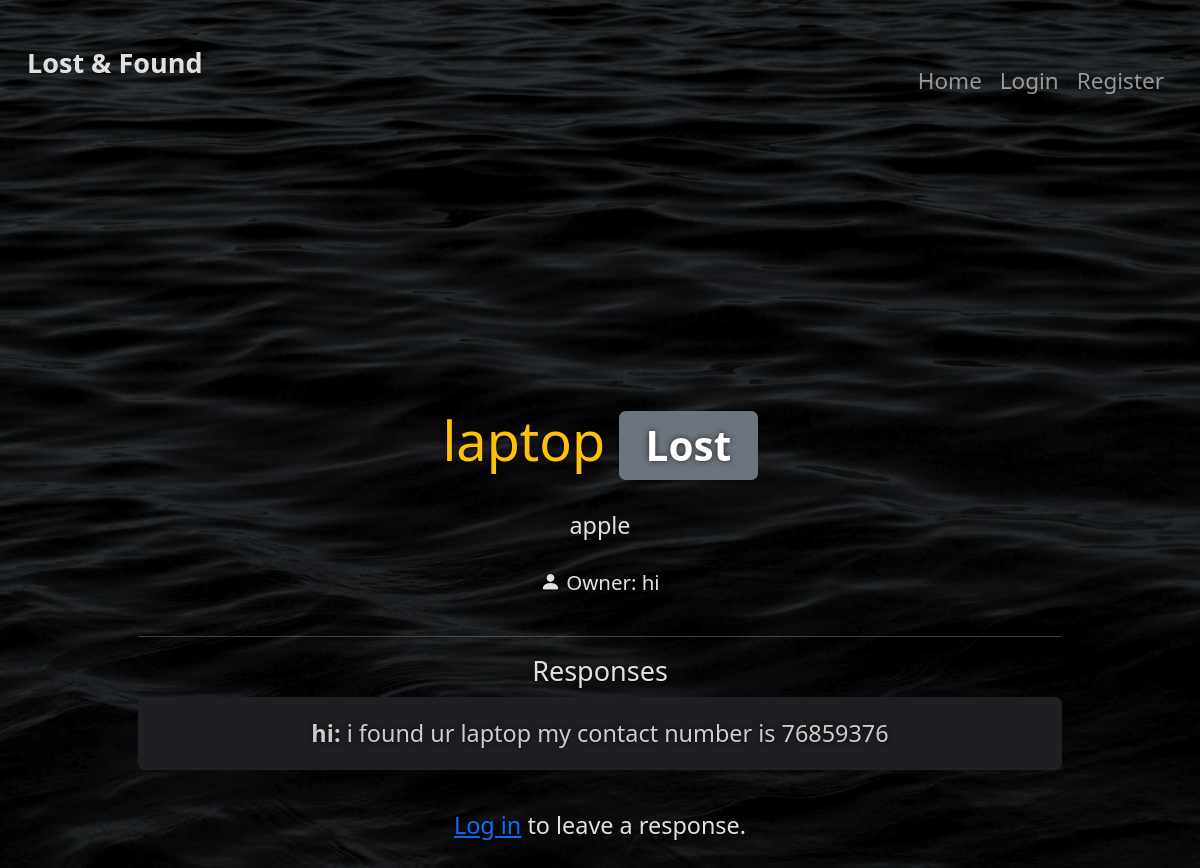
Screenshot of /item/6 with the database file from the repository.
### tables this page shows
CREATE TABLE items (
    id INTEGER PRIMARY KEY AUTOINCREMENT,
    title TEXT NOT NULL,
    description TEXT,
    image TEXT,
    status TEXT CHECK( status IN ('lost', 'found') ) NOT NULL,
    user_id INTEGER,
    created_at DATETIME DEFAULT CURRENT_TIMESTAMP,
    FOREIGN KEY(user_id) REFERENCES users(id)
);

CREATE TABLE users (
    id INTEGER PRIMARY KEY AUTOINCREMENT,
    username TEXT UNIQUE NOT NULL,
    password TEXT NOT NULL,
    email TEXT UNIQUE NOT NULL
);

CREATE TABLE responses (
    id INTEGER PRIMARY KEY AUTOINCREMENT,
    item_id INTEGER,
    user_id INTEGER,
    message TEXT,
    created_at DATETIME DEFAULT CURRENT_TIMESTAMP,
    FOREIGN KEY(item_id) REFERENCES items(id),
    FOREIGN KEY(user_id) REFERENCES users(id)
);

### app.py (the view, shortened to what this page needs)
@app.route('/item/<int:item_id>', methods=['GET', 'POST'])
def item_detail(item_id):
    db = get_db()
    item = db.execute('SELECT items.*, users.username FROM items JOIN users ON items.user_id = users.id WHERE items.id = ?', (item_id,)).fetchone()
    responses = db.execute('SELECT r.*, u.username FROM responses r JOIN users u ON r.user_id = u.id WHERE r.item_id = ?', (item_id,)).fetchall()
    return render_template('item_detail.html', item=item, responses=responses)

### app.py (called while the page is built)
@app.context_processor
def inject_now():
    return {'now': datetime.utcnow}

def get_db():
    conn = sqlite3.connect(DATABASE)
    conn.row_factory = sqlite3.Row
    return conn

### templates/item_detail.html
{% extends "base.html" %}
{% block content %}
<h2 class="mb-4">{{ item.title }} <span class="badge bg-secondary">{{ item.status.capitalize() }}</span></h2>
<p>{{ item.description }}</p>
<p><small><i class="bi bi-person-fill"></i> Owner: {{ item.username }}</small></p>
<hr>
<h4>Responses</h4>
{% if responses %}
<ul class="list-group list-group-dark mb-4">
  {% for r in responses %}
    <li class="list-group-item"><strong>{{ r.username }}:</strong> {{ r.message }}</li>
  {% endfor %}
</ul>
{% else %}
<p>No responses yet.</p>
{% endif %}
{% if session.get('user_id') %}
<h5>Leave a Response:</h5>
<form method="POST" class="mb-4" style="max-width:500px;">
    <textarea name="message" class="form-control mb-2" rows="3" placeholder="Your message..." required></textarea>
    <button type="submit" class="btn btn-outline-primary">Send Response</button>
</form>
{% else %}
<p><a href="{{ url_for('login') }}">Log in</a> to leave a response.</p>
{% endif %}
{% endblock %}

### static/css/style.css (style rules this page uses)
*, *::before, *::after { box-sizing: border-box; margin: 0; padding: 0; }
html, body { height: 100%; width: 100%; overflow: hidden; font-family: 'Segoe UI', Tahoma, Geneva, Verdana, sans-serif; font-size: 1.125rem; line-height: 1.6; color: #e0e0e0; background: url('../images/photo-1468657988500-aca2be09f4c6.jpeg') no-repeat center center fixed; background-size: cover; background-position: center center; background-attachment: fixed; background-color: transparent; padding-top: 80px; position: relative; }
body::after { content: ""; position: fixed; top: 0; left: 0; width: 100vw; height: 100vh; background-color: rgba(0, 0, 0, 0.5); pointer-events: none; z-index: 0; }
h2 { font-size: 3rem; color: #ffc107; margin-bottom: 2rem; }
.home-content p, .list-group-item { font-size: 1.3rem; }
.list-group-item { background-color: #1f1f23; color: #ccc; border: none; margin-bottom: 10px; border-radius: 8px; padding: 18px 24px; cursor: pointer; position: relative; transition: transform 0.3s ease, box-shadow 0.3s ease; }

### rows the page displays
items: title "laptop", status "Lost", description "apple"
users: username "hi"
responses: username "hi", message "i found ur laptop my contact number is 76859376"
